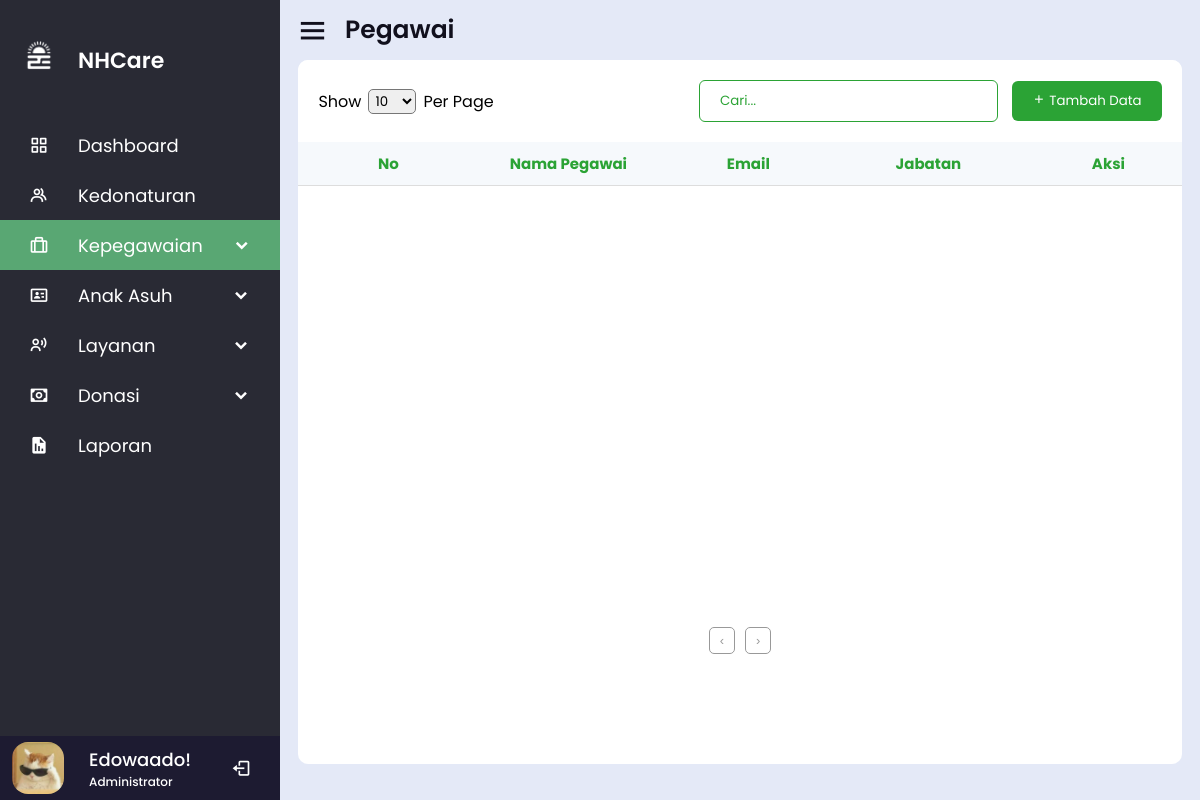
The app's page /kepegawaian/pegawai.php (signed in), older data.
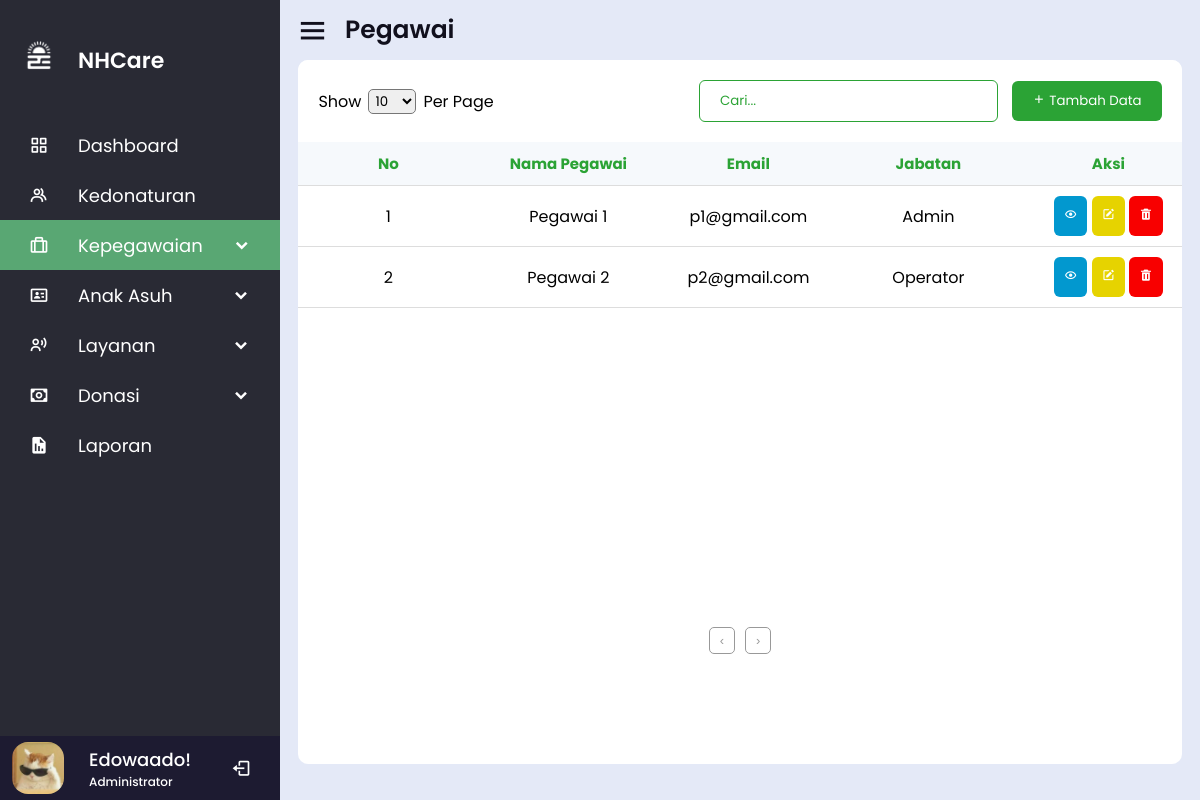
The same page, newer data.
### tables this page shows
CREATE TABLE `tb_user` (
  `id_user` int(11) NOT NULL,
  `nama` varchar(64) NOT NULL,
  `email` varchar(64) NOT NULL,
  `password` varchar(64) NOT NULL,
  `no_hp` varchar(13) NOT NULL
);

CREATE TABLE `tb_pegawai` (
  `id_pegawai` int(11) NOT NULL,
  `nama` varchar(64) NOT NULL,
  `jenis_kelamin` varchar(12) NOT NULL,
  `tempat_lahir` varchar(64) NOT NULL,
  `tanggal_lahir` date NOT NULL,
  `pendidikan_terakhir` varchar(8) NOT NULL,
  `status_kepegawaian` varchar(32) NOT NULL,
  `alamat` varchar(128) NOT NULL,
  `no_hp` varchar(13) NOT NULL,
  `email` varchar(64) NOT NULL,
  `tanggal_masuk` date NOT NULL,
  `status` varchar(16) NOT NULL,
  `img_pegawai` blob NOT NULL,
  `id_jabatan` int(11) NOT NULL
);

CREATE TABLE `tb_jabatan_pegawai` (
  `id_jabatan` int(11) NOT NULL,
  `nama_jabatan` varchar(32) NOT NULL
);

### database/functions.php (called while the page is built)
<?php
$conn = mysqli_connect("localhost", "root", "", "db_nhcare");
class Functions {
    public function get_data($getData){
        global $conn;
        $result = mysqli_query($conn, $getData);
        return $result;
    }
}
?>

### kepegawaian/pegawai.php (the view, shortened to what this page needs)
<?php
require '../database/functions.php';
$email = $_SESSION['login'];
$result = mysqli_query($conn, "SELECT * FROM tb_user WHERE email = '$email'");
$obj = new Functions();
$selectPegawai = $obj->get_data("SELECT tb_pegawai.nama AS nama_pegawai, tb_pegawai.email AS email_pegawai, tb_jabatan_pegawai.nama_jabatan AS jabatan_pegawai FROM tb_pegawai JOIN tb_jabatan_pegawai ON tb_pegawai.id_jabatan = tb_jabatan_pegawai.id_jabatan");
?>
<!DOCTYPE html>
<html lang="en">
<head>
    <link rel="stylesheet" href="../assets/css/reset.css">
    <link rel="stylesheet" href="../assets/css/alert.css">
    <link rel="stylesheet" href="../assets/css/sidebar.css">
    <link rel="stylesheet" href="../assets/css/table.css">
    <link href='https://unpkg.com/boxicons@2.1.4/css/boxicons.min.css' rel='stylesheet'>
</head>
<body>
    <div class="alert-success hide">
        <span class="msg"></span>
    </div>
    <div class="sidebar">
        <div class="logo-details">
            <i><img src="../assets/img/nhcare-logo.png" alt="nhcare-logo"></i>
            <span class="logo_name">NHCare</span>
        </div>
        <ul class="nav-links">
            <li>
                <div class="icon-link">
                    <a href="../dashboard/dashboard.php">
                        <i class='bx bx-grid-alt'></i>
                        <span class="link_name">Dashboard</span>
                    </a>
                </div>
            </li>
            <li>
                <div class="icon-link">
                    <a href="../kedonaturan/kedonaturan.php">
                        <i class='bx bx-group'></i>
                        <span class="link_name">Kedonaturan</span>
                    </a>
                </div>
            </li>
            <li>
                <div class="icon-link active">
                    <a href="../kepegawaian/pegawai.php">
                        <i class='bx bx-briefcase-alt'></i>
                        <span class="link_name">Kepegawaian</span>
                    </a>
                    <i class='bx bxs-chevron-down arrow'></i>
                </div>
            </li>
            <li>
                <div class="icon-link">
                    <a href="../anak_asuh/anak_asuh.php">
                        <i class='bx bx-id-card'></i>
                        <span class="link_name">Anak Asuh</span>
                    </a>
                    <i class='bx bxs-chevron-down arrow'></i>
                </div>
            </li>
            <li>
                <div class="icon-link">
                    <a href="../layanan/acara.php">
                        <i class='bx bx-user-voice'></i>
                        <span class="link_name">Layanan</span>
                    </a>
                    <i class='bx bxs-chevron-down arrow'></i>
                </div>
            </li>
            <li>
                <div class="icon-link">
                    <a href="../donasi/pemasukan.php">
                        <i class='bx bx-money' ></i>
                        <span class="link_name">Donasi</span>
                    </a>
                    <i class='bx bxs-chevron-down arrow'></i>
                </div>
            </li>
            <li>
                <div class="icon-link">
                    <a href="../laporan/laporan.php">
                        <i class='bx bxs-report' ></i>
                        <span class="link_name">Laporan</span>
                    </a>
                </div>
            </li>
            <li>
                <div class="profile-details">
                    <div class="profile-content">
                        <img src="../assets/img/user-profile.jpeg" alt="user-profile">
                    </div>
                    <div class="name-job">
                        <?php while($row = mysqli_fetch_assoc($result)) : ?>
                        <div class="profile-name"><?php echo $row["nama"]; ?></div>
                        <?php endwhile; ?>
                        <div class="job">Administrator</div>
                    </div>
                    <a href="../auth/logout.php"><i class='bx bx-log-out' ></i></a>
                </div>
            </li>
        </ul>
    </div>
    <section class="home-section">
        <div class="home-content">
            <i class='bx bx-menu' ></i>
            <h3>Pegawai</h3>
        </div>
        <div class="home-body">
            <div class="table">
                <div class="table-header">
                    <div class="show">
                        <p>Show</p>
                        <select id="itemperpage">
                            <option value="10" selected>10</option>
                        </select>
                        <p>Per Page</p>
                    </div>
                    <div>
                        <input type="text" id="search" placeholder="Cari...">
                        <button class="add-new"><i class='bx bx-plus'></i> Tambah Data</button>
                    </div>
                </div>
                <div class="table-section">
                    <table>
                        <thead>
                            <tr>
                                <th>No</th>
                                <th>Nama Pegawai</th>
                                <th>Email</th>
                                <th>Jabatan</th>
                                <th>Aksi</th>
                            </tr>
                        </thead>
                        <tbody>
                            <?php
                            $no = 1;
                            while($row = mysqli_fetch_assoc($selectPegawai)) :
                            ?>
                            <tr>
                                <td><?php echo $no; ?></td>
                                <td><?php echo $row['nama_pegawai']; ?></td>
                                <td><?php echo $row['email_pegawai']; ?></td>
                                <td><?php echo $row['jabatan_pegawai']; ?></td>
                                <td>
                                    <button><i class='bx bx-show' ></i></button>
                                    <button><i class='bx bxs-edit'></i></button>
                                    <button><i class='bx bxs-trash' ></i></button>
                                </td>
                            </tr>
                            <?php
                            $no++;
                            endwhile;
                            ?>
                        </tbody>
                    </table>
                </div>
                <div class="bottom-field">
                <ul class="pagination">
                  <li class="prev"><a href="#" id="prev">&#139;</a></li>
                  <li class="next"><a href="#" id="next">&#155;</a></li>
                </ul>
            </div>
            </div>
        </div>
    </section>
</body>
</html>

### assets/css/alert.css (style rules this page uses)
.alert-success { background: #D1F2DA; padding: 20px 40px; min-width: 420px; position: absolute; right: 0; top: 10px; overflow: hidden; border-radius: 4px; border-left: 8px solid #76D07D; opacity: 0; pointer-events: none; }
.alert-success.showAlert { opacity: 1; pointer-events: auto; }
.alert-success.show { animation: success_show 1s ease forwards; }
.alert-success .msg { padding: 0 20px; font-size: 18px; color: #76D07D; }

### assets/css/sidebar.css (style rules this page uses)
.active { background: #59A773; width: 100%; }
.sidebar { position: fixed; top: 0; left: 0; height: 100%; width: 280px; background: #292A34; z-index: 100; transition: all .5s ease; }
.sidebar .logo-details { height: 60px; width: 100%; margin-top: 30px; display: flex; align-items: center; }
.sidebar .logo-details i { font-size: 30px; color: #fff; height: 50px; min-width: 78px; text-align: center; line-height: 50px; }
.sidebar .logo-details i img { width: 30px; }
.sidebar .logo-details .logo_name { font-size: 22px; color: #fff; font-weight: 600; transition: .3s ease; transition-delay: .1s; }
.sidebar .nav-links { height: 100%; padding: 30px 0 150px 0; overflow: auto; }
.sidebar .nav-links li .icon-link { display: flex; align-items: center; justify-content: space-between; }
.sidebar .nav-links li { position: relative; list-style: none; transition: all .4s ease; }
.sidebar .nav-links li i { height: 50px; min-width: 78px; text-align: center; line-height: 50px; color: #fff; font-size: 20px; cursor: pointer; transition: all .3s ease; }
.sidebar .nav-links li a { display: flex; align-items: center; text-decoration: none; }
.sidebar .nav-links li a .link_name { font-size: 18px; font-weight: 400; color: #fff; }
.sidebar .profile-details { position: fixed; bottom: 0; width: 280px; display: flex; align-items: center; justify-content: space-between; background: #1d1b31; padding: 6px 0; transition: all .5s ease; }
.sidebar .profile-details .profile-content { display: flex; align-items: center; }
.sidebar .profile-details img { height: 52px; width: 52px; object-fit: cover; border-radius: 16px; margin: 0 14px 0 12px; background: #1d1b31; transition: all .5s ease; }
.sidebar .profile-details .profile-name, .sidebar .profile-details .job { color: #fff; font-size: 18px; font-weight: 500; white-space: nowrap; }
.sidebar .profile-details .job { font-size: 12px; }
.home-section { position: relative; background: #E4E9F7; height: 100vh; left: 280px; width: calc(100% - 280px); transition: all .5s ease; }
.home-section .home-content { height: 60px; display: flex; align-items: center; }
.home-section .home-content .bx-menu { color: #11101d; font-size: 35px; margin: 0 15px; cursor: pointer; }
.home-section .home-content h3 { color: #11101d; font-size: 25px; font-weight: 600; }
.home-section .home-body { width: 96%; height: 88vh; background: #fff; margin-left: 2%; border-radius: 10px; }

### assets/css/table.css (style rules this page uses)
.table { width: 100%; }
.table-header { display: flex; justify-content: space-between; align-items: center; flex-wrap: wrap; padding: 20px; background: #fff; border-radius: 10px 10px 0 0; }
.table-header p { color: #000; }
.show { display: flex; }
.show select { margin: 0 7px; border-radius: 5px; padding: 0 2px; }
button { outline: none; border: none; border-radius: 6px; cursor: pointer; padding: 10px; color: #fff; }
td button:nth-child(1) { background-color: #0298cf; }
td button:nth-child(2) { background-color: #e6d300; }
td button:nth-child(3) { background-color: #f80000; }
.add-new { padding: 10px 20px; color: #fff; background-color: #2ba335; }
input { padding: 10px 20px; margin: 0 10px; outline: none; border: 1px solid #2ba335; border-radius: 6px; color: #2ba335; }
.table-section { height: 465px; overflow: auto; }
table { width: 100%; table-layout: fixed; min-width: 900px; border-collapse: collapse; }
thead th { position: sticky; top: 0; background-color: #f6f9fc; color: #2ba335; font-size: 15px; }
th, td { border-bottom: 1px solid #ddd; padding: 10px 20px; word-break: break-all; text-align: center; }
.pagination { display: flex; justify-content: center; align-items: center; margin: 10px 0; }
.pagination li { list-style: none; padding: 2px; margin: 10px 5px; flex-shrink: 0; text-align: center; border-radius: 5px; border: 1px solid #999; color: #999; }
.pagination li a { text-decoration: none; padding: 3px 8px; color: inherit; display: block; font-family: sans-serif; font-size: 13px; }
::placeholder { color: #2ba335; }

Row changes from the older to the newer data that the page shows:
added tb_pegawai: nama "Pegawai 1", email "p1@gmail.com", id_jabatan.nama_jabatan "Admin"
added tb_pegawai: nama "Pegawai 2", email "p2@gmail.com", id_jabatan.nama_jabatan "Operator"
